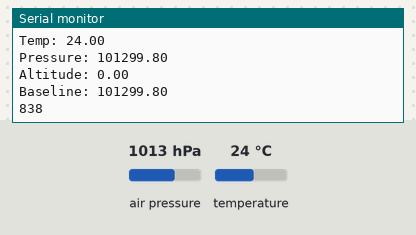
Recording of a program running on a simulated STM32 Blue Pill. On the bench: the last lines printed to the serial monitor. Wiring (inferred from the names in the program): BMP280 pressure sensor at I2C address 0x77. Inputs (shaded band) come from the test bench; at power-on: air pressure 1013 hPa, temperature 24 °C.

Above: at 4.9 s.
5.0 s: air pressure set to 952 hPa
At 5.16 s:
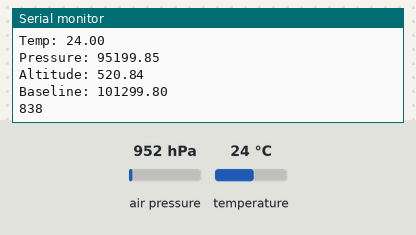
6.5 s: temperature set to 12 °C
At 6.6 s:
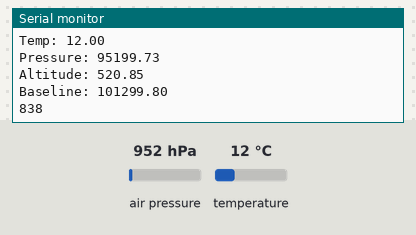
8.0 s: air pressure set to 975 hPa
At 8.04 s:
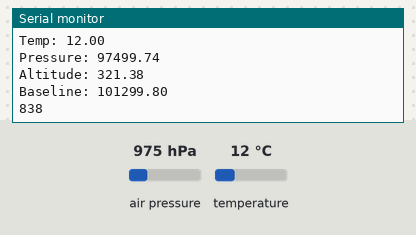
Timing chart, 0 to 11.0 s (numbered marks = the images above; inputs shaded):
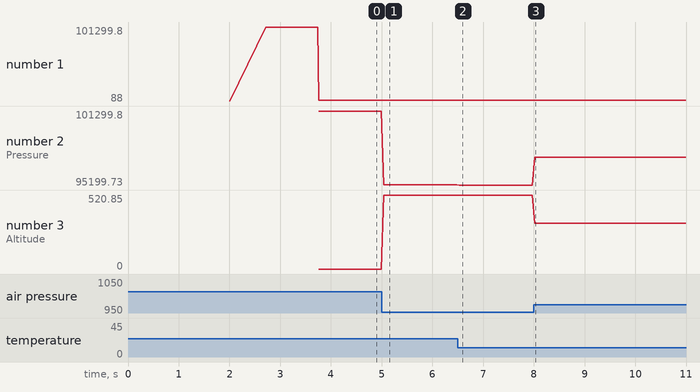

The program:

main.cpp
```cpp
#include <Arduino.h>
#include <BMP280.h>

// Datasheet: https://cdn-shop.adafruit.com/datasheets/BST-BMP280-DS001-11.pdf

BMP280 bmp;
float baselinePressure = 0;

float determineBaselinePressure(){
  //try to smooth out the pressure altitude readings
  //first get some bogus numbers, try to 'wake up' the sensor
  float pressure, temperature;
  for(int i = 0; i < 10; i ++){
    bmp.readSensor(&temperature, &pressure);
    delay(20);
  }
  //now start running tally of pressure
  //assume no significant changes in temperature
  float pressureBaseline = pressure;
  for(int i = 0; i < 50; i ++){
    bmp.readSensor(&temperature, &pressure);
    pressureBaseline += pressure;
    Serial.println(pressure);
    pressureBaseline /= 2.0;
    delay(20);
  }
  //return results
  return pressureBaseline;
}


float estimate_altitude(float cur_pressure, float baseline_pressure){
  float altitude; // in Si units for Pascal
  baseline_pressure /= 100;
  cur_pressure /= 100;
  altitude = 44330 * (1.0 - pow(cur_pressure / baseline_pressure, 0.1903));
  return altitude;
}

void setup() {
    // put your setup code here, to run once:
    Serial.begin(115200);
    delay(2000);
    Serial.println("Beginning!");

    if(bmp.begin() == 0){
      Serial.println("Connected");
    }
    else{
      Serial.println("Failed to connect!");
      while(true);
    }
    bmp.setFilter(BMP280::FILTER_16);
    delay(500);
    baselinePressure = determineBaselinePressure();
}

void loop() {
    // put your main code here, to run repeatedly:

    long start = micros();
    float pressure, temperature;
    bmp.readSensor(&temperature, &pressure);
    long end = micros();
    Serial.println("Temp: " + String(temperature));
    Serial.println("Pressure: " + String(pressure));
    Serial.println("Altitude: " + String(estimate_altitude(pressure, baselinePressure)));
    Serial.println("Baseline: " + String(baselinePressure));
    Serial.println(end - start);
    delay(50);

}
```

Measured:
- after the input at 5.0 s, the serial monitor: prints a new line at once (image 1)
- after the input at 6.5 s, the serial monitor: prints a new line at once (image 2)
- after the input at 8.0 s, the serial monitor: prints a new line at once (image 3)
- plotted number 2: 101299.8 → 95199.85 after the input at 5.0 s, 95199.85 → 95199.73 after the input at 6.5 s, 95199.73 → 97499.74 after the input at 8.0 s
- plotted number 3: 0 → 520.84 after the input at 5.0 s, 520.84 → 520.85 after the input at 6.5 s, 520.85 → 321.38 after the input at 8.0 s
